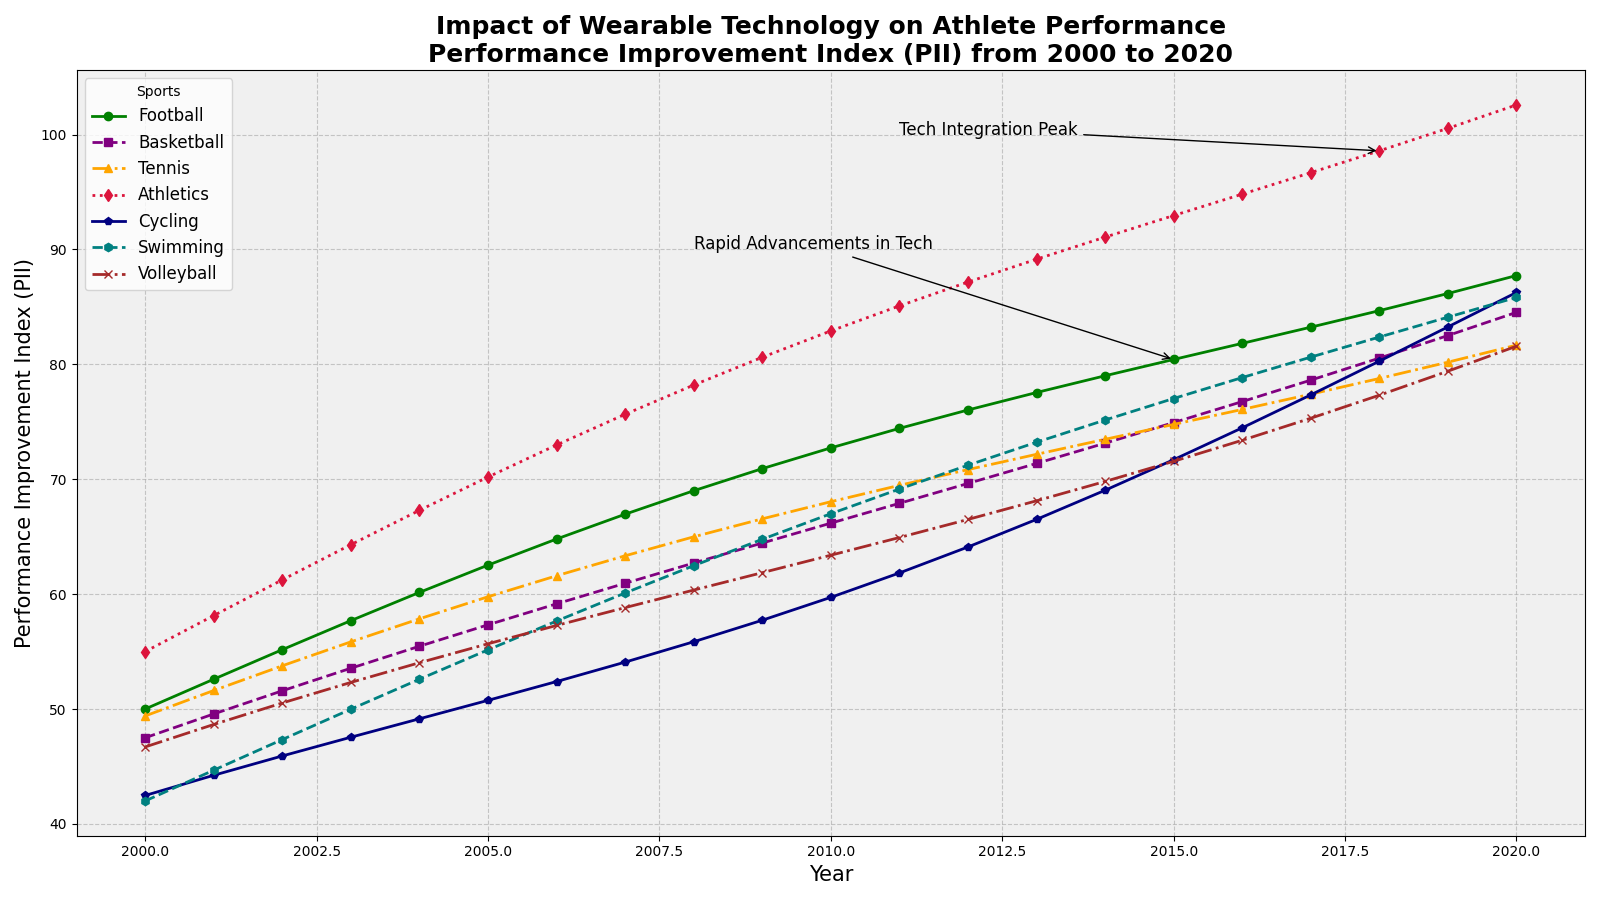

Source code (Python):
import matplotlib.pyplot as plt
import numpy as np

years = np.arange(2000, 2021)
football_pii = [50 + 3*np.sin(0.2*x) + 2*x for x in range(len(years))]
basketball_pii = [45 + 2.5*np.cos(0.15*x) + 2.1*x for x in range(len(years))]
tennis_pii = [48 + 2.8*np.sin(0.18*x + np.pi/6) + 1.8*x for x in range(len(years))]
athletics_pii = [55 + 3.2*np.sin(0.2*x) + 2.5*x for x in range(len(years))]
cycling_pii = [40 + 3.5*np.cos(0.2*x + np.pi/4) + 2.3*x for x in range(len(years))]
swimming_pii = [42 + 3*np.sin(0.16*x) + 2.2*x for x in range(len(years))]
volleyball_pii = [44 + 2.7*np.cos(0.18*x) + 2*x for x in range(len(years))]

fig, ax = plt.subplots(figsize=(16, 9))

ax.plot(years, football_pii, marker='o', linestyle='-', linewidth=2, color='green', label='Football')
ax.plot(years, basketball_pii, marker='s', linestyle='--', linewidth=2, color='purple', label='Basketball')
ax.plot(years, tennis_pii, marker='^', linestyle='-.', linewidth=2, color='orange', label='Tennis')
ax.plot(years, athletics_pii, marker='d', linestyle=':', linewidth=2, color='crimson', label='Athletics')
ax.plot(years, cycling_pii, marker='p', linestyle='-', linewidth=2, color='navy', label='Cycling')
ax.plot(years, swimming_pii, marker='h', linestyle='--', linewidth=2, color='teal', label='Swimming')
ax.plot(years, volleyball_pii, marker='x', linestyle='-.', linewidth=2, color='brown', label='Volleyball')

ax.set_title('Impact of Wearable Technology on Athlete Performance\nPerformance Improvement Index (PII) from 2000 to 2020', fontsize=18, fontweight='bold')
ax.set_xlabel('Year', fontsize=15)
ax.set_ylabel('Performance Improvement Index (PII)', fontsize=15)

ax.legend(title='Sports', loc='upper left', fontsize=12)

ax.annotate('Rapid Advancements in Tech', xy=(2015, football_pii[15]), xytext=(2008, 90),
            arrowprops=dict(facecolor='black', arrowstyle='->'), fontsize=12)
ax.annotate('Tech Integration Peak', xy=(2018, athletics_pii[18]), xytext=(2011, 100),
            arrowprops=dict(facecolor='black', arrowstyle='->'), fontsize=12)

ax.grid(True, linestyle='--', alpha=0.7)
ax.set_facecolor('#f0f0f0')

plt.tight_layout()
plt.show()
